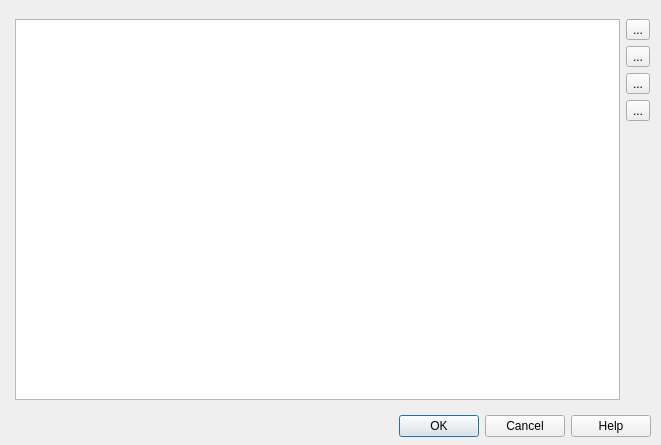
<?xml version="1.0" encoding="UTF-8"?>
<ui version="4.0">
 <class>CDlgMdfRegisterValueList</class>
 <widget class="QDialog" name="CDlgMdfRegisterValueList">
  <property name="geometry">
   <rect>
    <x>0</x>
    <y>0</y>
    <width>661</width>
    <height>445</height>
   </rect>
  </property>
  <property name="windowTitle">
   <string>Register values</string>
  </property>
  <widget class="QDialogButtonBox" name="buttonBox">
   <property name="geometry">
    <rect>
     <x>0</x>
     <y>410</y>
     <width>651</width>
     <height>32</height>
    </rect>
   </property>
   <property name="orientation">
    <enum>Qt::Horizontal</enum>
   </property>
   <property name="standardButtons">
    <set>QDialogButtonBox::Cancel|QDialogButtonBox::Help|QDialogButtonBox::Ok</set>
   </property>
   <property name="centerButtons">
    <bool>false</bool>
   </property>
  </widget>
  <widget class="QWidget" name="formLayoutWidget">
   <property name="geometry">
    <rect>
     <x>9</x>
     <y>19</y>
     <width>641</width>
     <height>381</height>
    </rect>
   </property>
   <layout class="QFormLayout" name="formLayout">
    <item row="0" column="1">
     <layout class="QHBoxLayout" name="horizontalLayout">
      <item>
       <layout class="QHBoxLayout" name="horizontalLayout_2">
        <item>
         <widget class="QListWidget" name="listRegisterValues"/>
        </item>
        <item>
         <layout class="QVBoxLayout" name="verticalLayout">
          <item>
           <widget class="QToolButton" name="btnAddRegisterValue">
            <property name="toolTip">
             <string>Add description item</string>
            </property>
            <property name="text">
             <string>...</string>
            </property>
            <property name="icon">
             <iconset resource="vscpworks.qrc">
              <normaloff>:/add.png</normaloff>:/add.png</iconset>
            </property>
            <property name="shortcut">
             <string>Ctrl+A</string>
            </property>
           </widget>
          </item>
          <item>
           <widget class="QToolButton" name="btnEditRegisterValue">
            <property name="toolTip">
             <string>Edit description item</string>
            </property>
            <property name="text">
             <string>...</string>
            </property>
            <property name="icon">
             <iconset resource="vscpworks.qrc">
              <normaloff>:/pencil.svg</normaloff>:/pencil.svg</iconset>
            </property>
            <property name="shortcut">
             <string>Ctrl+E</string>
            </property>
           </widget>
          </item>
          <item>
           <widget class="QToolButton" name="btnDupRegisterValue">
            <property name="toolTip">
             <string>Duplicate description item</string>
            </property>
            <property name="text">
             <string>...</string>
            </property>
            <property name="icon">
             <iconset resource="vscpworks.qrc">
              <normaloff>:/images/svg/copy.svg</normaloff>:/images/svg/copy.svg</iconset>
            </property>
            <property name="shortcut">
             <string>Ctrl+D</string>
            </property>
           </widget>
          </item>
          <item>
           <widget class="QToolButton" name="btnDelRegisterValue">
            <property name="toolTip">
             <string>Delete Description item</string>
            </property>
            <property name="text">
             <string>...</string>
            </property>
            <property name="icon">
             <iconset resource="vscpworks.qrc">
              <normaloff>:/remove.png</normaloff>:/remove.png</iconset>
            </property>
            <property name="shortcut">
             <string>Ctrl+X</string>
            </property>
           </widget>
          </item>
          <item>
           <spacer name="verticalSpacer">
            <property name="orientation">
             <enum>Qt::Vertical</enum>
            </property>
            <property name="sizeHint" stdset="0">
             <size>
              <width>20</width>
              <height>40</height>
             </size>
            </property>
           </spacer>
          </item>
         </layout>
        </item>
       </layout>
      </item>
     </layout>
    </item>
   </layout>
  </widget>
 </widget>
 <resources>
  <include location="vscpworks.qrc"/>
 </resources>
 <connections>
  <connection>
   <sender>buttonBox</sender>
   <signal>accepted()</signal>
   <receiver>CDlgMdfRegisterValueList</receiver>
   <slot>accept()</slot>
   <hints>
    <hint type="sourcelabel">
     <x>325</x>
     <y>425</y>
    </hint>
    <hint type="destinationlabel">
     <x>330</x>
     <y>222</y>
    </hint>
   </hints>
  </connection>
  <connection>
   <sender>buttonBox</sender>
   <signal>rejected()</signal>
   <receiver>CDlgMdfRegisterValueList</receiver>
   <slot>reject()</slot>
   <hints>
    <hint type="sourcelabel">
     <x>325</x>
     <y>425</y>
    </hint>
    <hint type="destinationlabel">
     <x>330</x>
     <y>222</y>
    </hint>
   </hints>
  </connection>
 </connections>
</ui>
